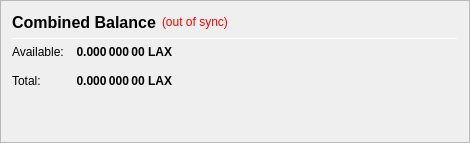
                   <widget class="QFrame" name="frame_CombinedBalances">
                    <property name="minimumSize">
                     <size>
                      <width>470</width>
                      <height>0</height>
                     </size>
                    </property>
                    <property name="frameShape">
                     <enum>QFrame::StyledPanel</enum>
                    </property>
                    <property name="frameShadow">
                     <enum>QFrame::Raised</enum>
                    </property>
                    <layout class="QVBoxLayout" name="verticalLayout_5">
                     <item>
                      <layout class="QHBoxLayout" name="horizontalLayout_5" stretch="0,0,0">
                       <item>
                        <widget class="QLabel" name="label_5z">
                         <property name="minimumSize">
                          <size>
                           <width>0</width>
                           <height>20</height>
                          </size>
                         </property>
                         <property name="font">
                          <font>
                           <pointsize>12</pointsize>
                           <weight>75</weight>
                           <bold>true</bold>
                          </font>
                         </property>
                         <property name="toolTip">
                          <string>Combined Balance (including unconfirmed and immature coins)</string>
                         </property>
                         <property name="text">
                          <string>Combined Balance</string>
                         </property>
                        </widget>
                       </item>
                       <item>
                        <widget class="QLabel" name="labelWalletStatus">
                         <property name="cursor">
                          <cursorShape>WhatsThisCursor</cursorShape>
                         </property>
                         <property name="toolTip">
                          <string>The displayed information may be out of date. Your wallet automatically synchronizes with the LAPO network after a connection is established, but this process has not completed yet.</string>
                         </property>
                         <property name="styleSheet">
                          <string notr="true">QLabel { color: red; }</string>
                         </property>
                         <property name="text">
                          <string notr="true">(out of sync)</string>
                         </property>
                         <property name="alignment">
                          <set>Qt::AlignLeading|Qt::AlignLeft|Qt::AlignVCenter</set>
                         </property>
                        </widget>
                       </item>
                       <item>
                        <spacer name="horizontalSpacer_1">
                         <property name="orientation">
                          <enum>Qt::Horizontal</enum>
                         </property>
                         <property name="sizeHint" stdset="0">
                          <size>
                           <width>40</width>
                           <height>20</height>
                          </size>
                         </property>
                        </spacer>
                       </item>
                      </layout>
                     </item>
                     <item>
                      <widget class="Line" name="line_CombinedBalance">
                       <property name="minimumSize">
                        <size>
                         <width>0</width>
                         <height>1</height>
                        </size>
                       </property>
                       <property name="maximumSize">
                        <size>
                         <width>16777215</width>
                         <height>1</height>
                        </size>
                       </property>
                       <property name="orientation">
                        <enum>Qt::Horizontal</enum>
                       </property>
                      </widget>
                     </item>
                     <item>
                      <layout class="QGridLayout" name="gridLayout_3">
                       <property name="spacing">
                        <number>12</number>
                       </property>
                       <item row="1" column="0">
                        <widget class="QLabel" name="labelBalanceTextz">
                         <property name="text">
                          <string>Available:</string>
                         </property>
                        </widget>
                       </item>
                       <item row="1" column="1">
                        <widget class="QLabel" name="labelBalancez">
                         <property name="font">
                          <font>
                           <weight>75</weight>
                           <bold>true</bold>
                          </font>
                         </property>
                         <property name="cursor">
                          <cursorShape>IBeamCursor</cursorShape>
                         </property>
                         <property name="toolTip">
                          <string>Your current spendable balance</string>
                         </property>
                         <property name="text">
                          <string notr="true">0.000 000 00 LAX</string>
                         </property>
                         <property name="alignment">
                          <set>Qt::AlignRight|Qt::AlignTrailing|Qt::AlignVCenter</set>
                         </property>
                         <property name="textInteractionFlags">
                          <set>Qt::LinksAccessibleByMouse|Qt::TextSelectableByKeyboard|Qt::TextSelectableByMouse</set>
                         </property>
                        </widget>
                       </item>
                       <item row="2" column="0">
                        <widget class="QLabel" name="labelTotalTextz">
                         <property name="text">
                          <string>Total:</string>
                         </property>
                        </widget>
                       </item>
                       <item row="2" column="1">
                        <widget class="QLabel" name="labelTotalz">
                         <property name="font">
                          <font>
                           <weight>75</weight>
                           <bold>true</bold>
                          </font>
                         </property>
                         <property name="cursor">
                          <cursorShape>IBeamCursor</cursorShape>
                         </property>
                         <property name="toolTip">
                          <string>Total Balance, including all unavailable coins.</string>
                         </property>
                         <property name="text">
                          <string notr="true">0.000 000 00 LAX</string>
                         </property>
                         <property name="alignment">
                          <set>Qt::AlignRight|Qt::AlignTrailing|Qt::AlignVCenter</set>
                         </property>
                         <property name="textInteractionFlags">
                          <set>Qt::LinksAccessibleByMouse|Qt::TextSelectableByKeyboard|Qt::TextSelectableByMouse</set>
                         </property>
                        </widget>
                       </item>
                       <item row="2" column="3">
                        <spacer name="horizontalSpacer_2">
                         <property name="orientation">
                          <enum>Qt::Horizontal</enum>
                         </property>
                         <property name="sizeHint" stdset="0">
                          <size>
                           <width>40</width>
                           <height>20</height>
                          </size>
                         </property>
                        </spacer>
                       </item>
                      </layout>
                     </item>
                     <item>
                      <spacer name="verticalSpacer_1">
                       <property name="orientation">
                        <enum>Qt::Vertical</enum>
                       </property>
                       <property name="sizeHint" stdset="0">
                        <size>
                         <width>20</width>
                         <height>40</height>
                        </size>
                       </property>
                      </spacer>
                     </item>
                    </layout>
                   </widget>
